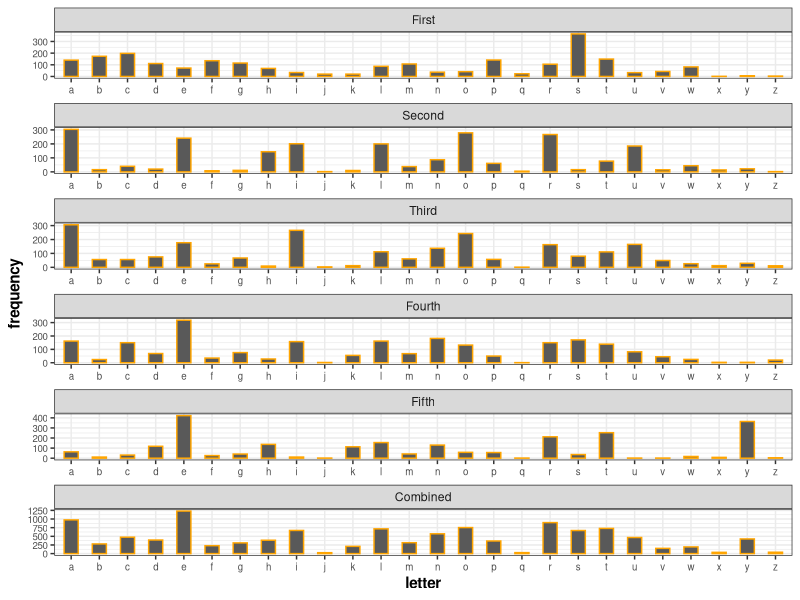

Write R code to recreate this figure.
library(ggplot2)
library(reshape2)

dict <- readLines("wordle_dictionary.txt")

dict <- gsub("\"", "", dict)
dict <- unlist(strsplit(dict, ","))

# the first 2309 words are possible solutions, the rest are accepted guesses.
choices <- dict[1:2309]

# insert one ocurence of missing letters to make life simpler
a <- c("x", as.vector(sapply(choices, substr, 1, 1)))
b <- as.vector(sapply(choices, substr, 2, 2))
c <- as.vector(sapply(choices, substr, 3, 3))
d <- c("q", as.vector(sapply(choices, substr, 4, 4)))
e <- c("q", "j", "v", as.vector(sapply(choices, substr, 5, 5)))
f <- unlist(strsplit(choices, ""))

tab <- cbind(table(a),
             table(b),
             table(c),
             table(d),
             table(e),
             table(f))

colnames(tab) <- c("First", "Second", "Third", "Fourth", "Fifth", "Combined")

tab.m <- melt(tab)
tab.m$Var2 <- factor(tab.m$Var2)
colnames(tab.m) <- c("letter", "position", "frequency")

ggplot(tab.m, aes(x=letter, y = frequency)) +
  geom_bar(stat = "identity", color = "orange", width=0.5) +
  facet_wrap(~position, ncol = 1, scales = "free") +
  theme_bw() +
  theme(axis.title = element_text(face="bold"), axis.text=element_text(size=7))

